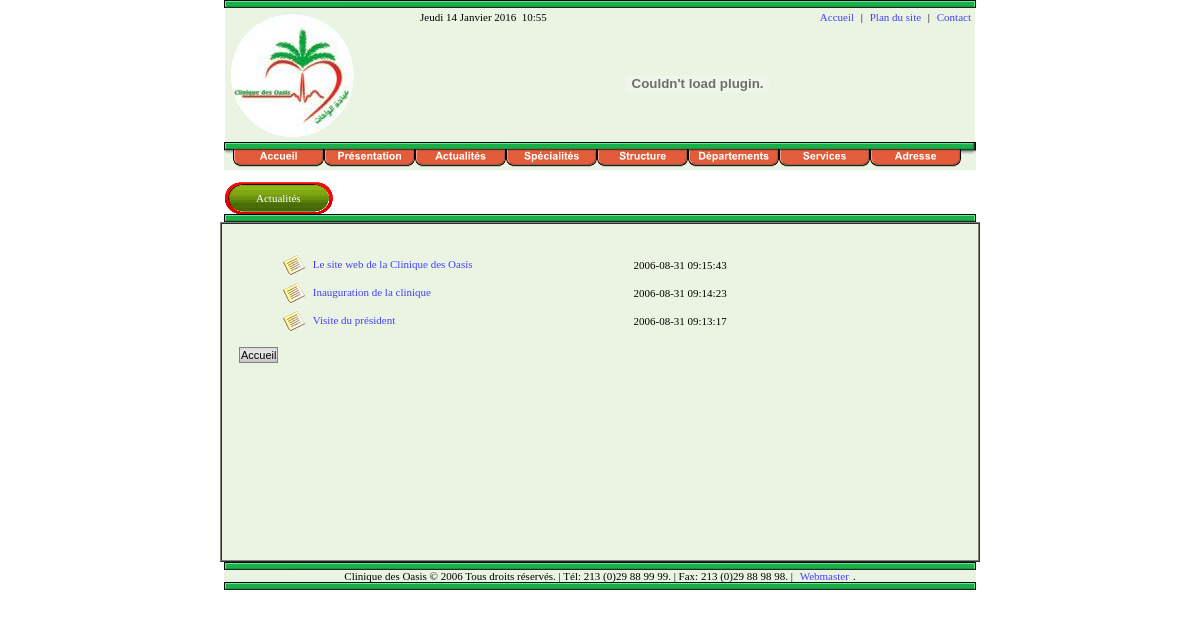
Page /actualites.php on the committed database.
### tables this page shows
CREATE TABLE `news` (
  `Nu_News` int(11) NOT NULL auto_increment,
  `Titre` varchar(50) NOT NULL default '',
  `Details` text NOT NULL,
  `Photo` varchar(50) NOT NULL default '',
  `Redacteur` varchar(50) NOT NULL default '',
  `Email` varchar(50) NOT NULL default '',
  `Date_Heure` datetime NOT NULL default '0000-00-00 00:00:00',
  KEY `Nu_News` (`Nu_News`)
) TYPE=MyISAM AUTO_INCREMENT=4;

### actualites.php (the view, shortened to what this page needs)
<html>
	<head>
		<link type=text/css href="./style/style.css" rel=stylesheet>
	</head>
<body onLoad="debuteDate();debuteTemps()" onUnload="clearTimeout(ddate);clearTimeout(ttime)">
    <form>
		<? include("./top.php") ?>
		<? include("./center.php")?>
<table align="center" cellspacing="0" width="760" height="340" bgcolor="#EBF4E3" cellpadding="0" border="1">
			<tr>
				<td valign=top>
    				<table width="100%">
						<tr>
							<td width=10 rowspan="2"></td>
							<td>
								<br>
								<blockquote>
								<table width="80%">
								<?
									$sql = "select Nu_News, Titre, Date_Heure from News order by Date_Heure DESC";
									$result = mysql_query($sql);
									while ($col=mysql_fetch_row($result))
									{
										$Nu_News = $col[0];
										$Titre = $col[1];
										$Date_Heure = $col[2];
								?>
									<tr>
										<td>
											<img src="style/news.gif" align=absmiddle>
											<?	print "<a class=link href='actualite.php?nunews=$Nu_News'>$Titre</a><br>"; ?>
										</td>
										<td align="left"><? print $Date_Heure; ?></td>
									</tr>
							<?
								}
							?>
								</table>
								</blockquote>
								<p><input class="Button" type="button" value="Accueil" onClick="javascript: location.href = 'index.php'"></p>
							</td>
						</tr>
					</table>
   				</td>
    		</tr>
    	</table>
	<? include("./buttom.php") ?>
    </form>
</body>
</html>

### rows in the picture
news: Titre "Le site web de la Clinique des Oasis", Date_Heure "2006-08-31 09:15:43"
news: Titre "Inauguration de la clinique", Date_Heure "2006-08-31 09:14:23"
news: Titre "Visite du président", Date_Heure "2006-08-31 09:13:17"

### other values in the picture
$Text "Actualités"
